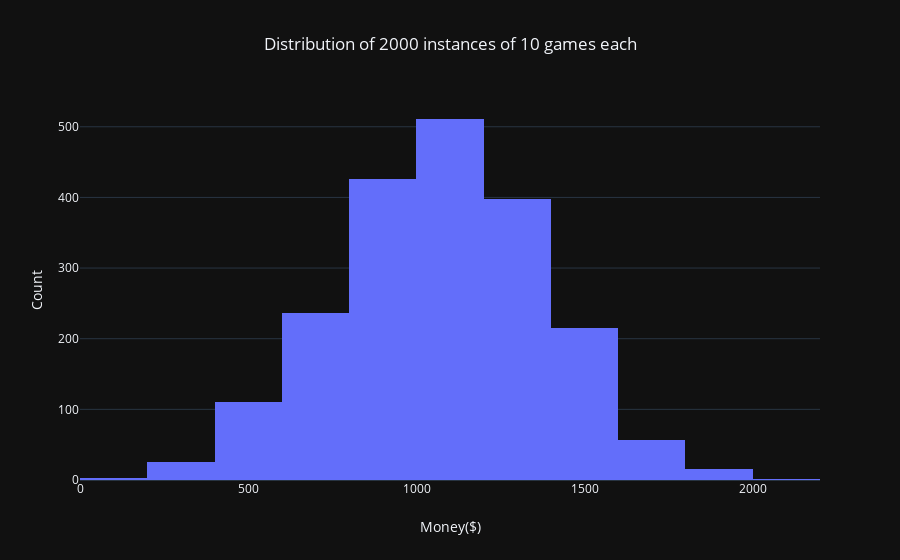

Write notebook code for a chart like this one.
### Code cell
plot_distribution(thousand_instance,10,2000)

### Figure 1 — Plotly figure (JSON) as saved in the notebook; plotly's stock layout.template omitted (floating-point values rounded to 4 significant figures; data arrays with more than 128 entries replaced by an {"elided": "..."} marker saying what was removed)
{"data": [{"type": "histogram", "uid": "d18878c4-d74b-4ca7-930e-4b0c6a439186", "x": {"elided": "2000 int values"}}], "layout": {"showlegend": false, "title": "Distribution of 2000 instances of 10 games each", "xaxis": {"title": "Money($)"}, "yaxis": {"title": "Count"}}}
